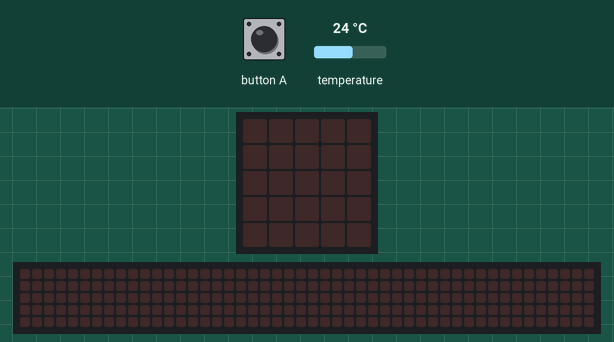
Bench run of a program on a simulated BBC micro:bit (MakeCode). Parts: the board's 5×5 LED display, a strip that is not on the board, showing the scrolling text unrolled. The test bench sets the inputs (shaded band); at power-on: temperature 24 °C. The 48×5 strip is a reading aid, not a part: it shows the text the display is scrolling, unrolled, one strip-width of it at a time.

Above: at 1.2 s.
1.3 s: button A pressed for 0.15 s
At 4.0 s:
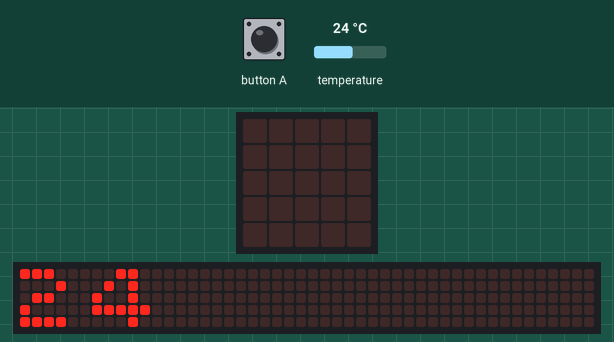
At 6.8 s:
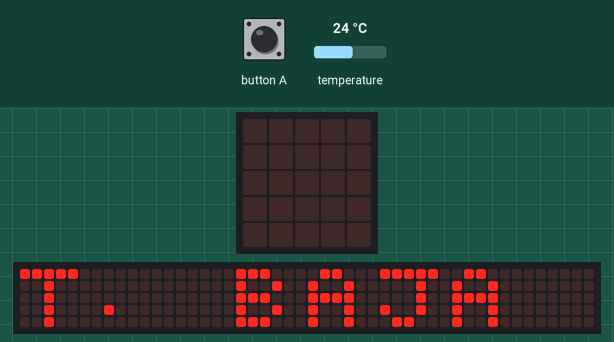
10.3 s: temperature set to 12 °C
At 11.8 s:
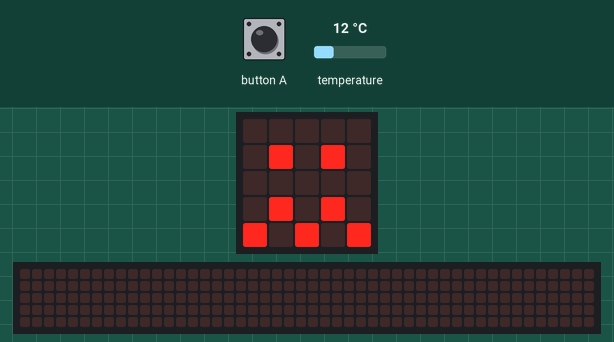

Measured:
- after the input at 1.3 s, the display: changes after 0.15 s (image 1)
- what the display in image 2 shows lasts 0.9 s, from 6.1 s to 7.0 s
- what the display in image 3 shows lasts 0.6 s, from 11.4 s to 12.0 s

The program:

main.ts
```typescript
input.onButtonPressed(Button.A, function () {
    basic.showNumber(input.temperature())
    while (input.temperature() >= 26 && input.temperature() <= 34) {
        basic.showString("T. NORMAL")
        basic.showIcon(IconNames.Tortoise)
    }
    while (input.temperature() < 26) {
        basic.showString("T. BAJA")
        basic.showIcon(IconNames.Confused)
    }
    while (input.temperature() > 34) {
        basic.showString("T. ALTA")
        basic.showIcon(IconNames.Sad)
    }
})
```

test.ts
```typescript
// aquí va el archivo "tests"; esto no se compilará cuando este paquete se utilice como una extensión.
```
